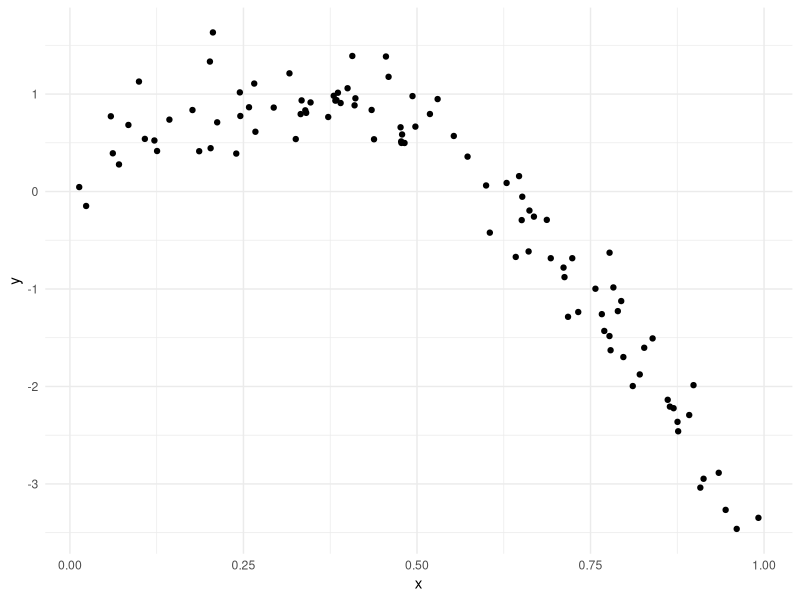
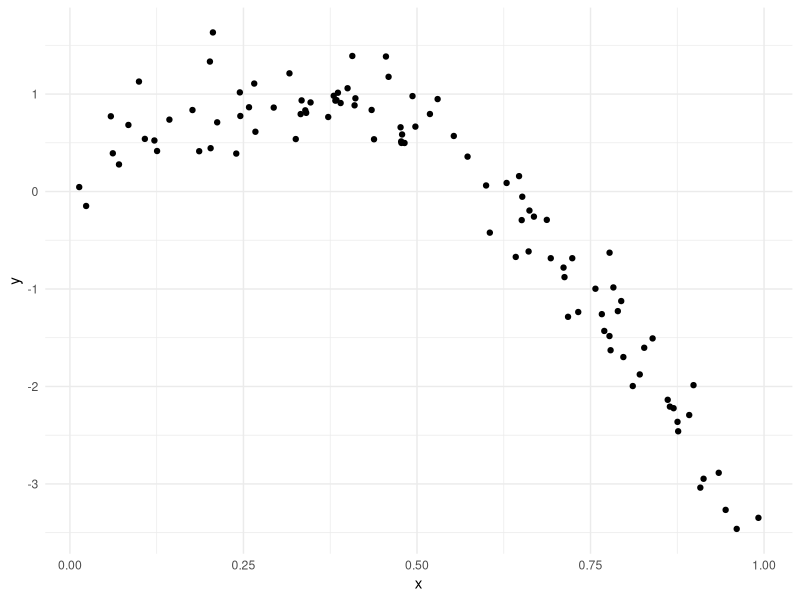
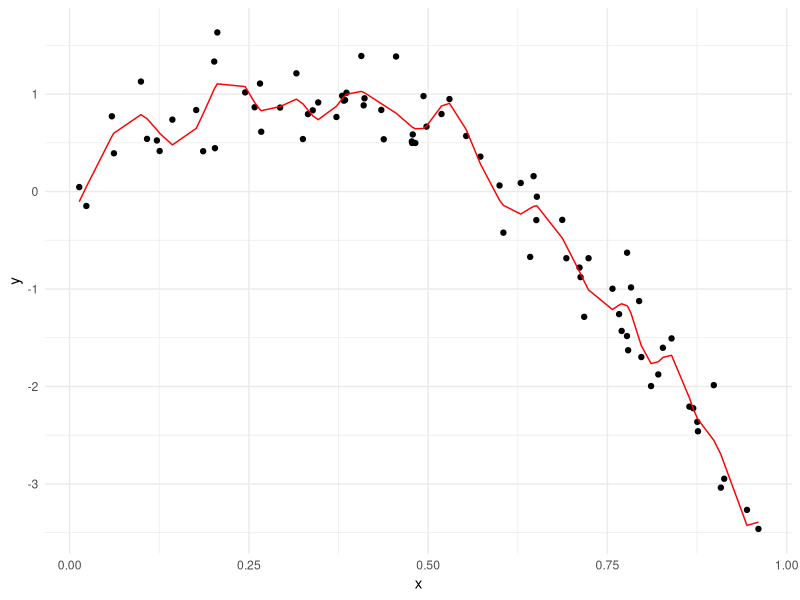
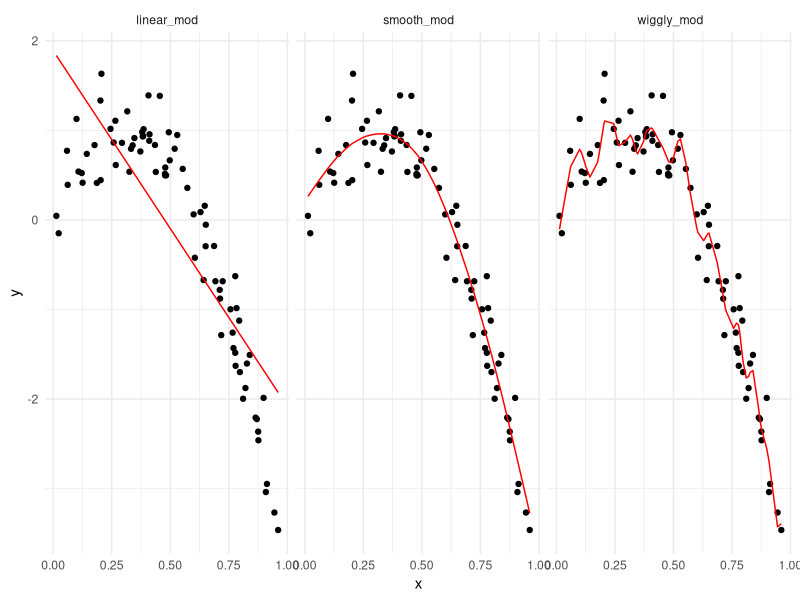
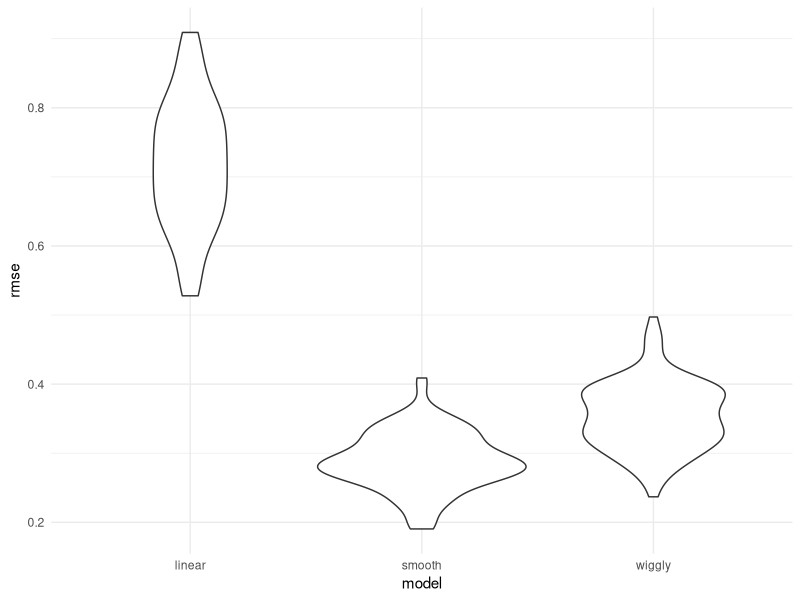

Here is the R script that generated these plots, in order:
## ---- chunk 1
library(tidyverse)
library(modelr)
library(mgcv)

knitr::opts_chunk$set(
  fig.width = 6,
  fig.asp = .6,
  out.width = "90%"
)

theme_set(theme_minimal() + theme(legend.position = "bottom"))

options(
  ggplot2.continuous.colour = "viridis",
  ggplot2.continuous.fill = "viridis"
)


scale_colour_discrete = scale_color_viridis_d
scale_fill_discrete = scale_fill_viridis_d

set.seed(1)
## ---- chunk 2
nonlin_df = 
  tibble(
    id = 1:100,
    x = runif(100, 0, 1),
    y = 1 - 10 * (x - .3) ^ 2 + rnorm(100, 0, .3)
  )

nonlin_df %>% 
  ggplot(aes(x = x, y = y)) + 
  geom_point()
## ---- chunk 3
nonlin_df %>% 
  ggplot(aes(x = x, y = y)) +
  geom_point()
## ---- chunk 4
train_df = sample_n(nonlin_df, size = 80)
test_df = anti_join(nonlin_df, train_df, by = "id")
## ---- chunk 5
linear_mod = lm(y ~ x, data = train_df)
smooth_mod = gam(y ~ s(x), data = train_df)
wiggly_mod = gam(y ~ s(x, k = 30), sp = 10e-6, data = train_df)
## ---- chunk 6
train_df %>% 
  add_predictions(wiggly_mod) %>% 
  ggplot(aes(x = x, y = y)) +
  geom_point() +
  geom_line(aes(y = pred), color = "red")
## ---- chunk 7
train_df %>% 
  gather_predictions(linear_mod, smooth_mod, wiggly_mod) %>% 
  ggplot(aes(x = x, y = y)) +
  geom_point() +
  geom_line(aes(y = pred), color = "red") +
  facet_grid(. ~ model)
## ---- chunk 8
rmse(linear_mod, test_df)
rmse(smooth_mod, test_df)
rmse(wiggly_mod, test_df)
## ---- chunk 9
cv_df = 
  crossv_mc(nonlin_df, 100)
## ---- chunk 10
cv_df %>% pull(train) %>% .[[1]] %>% as.tibble()
cv_df %>% pull(test) %>% .[[1]] %>% as.tibble()
## ---- chunk 11
cv_df =
  cv_df %>% 
  mutate(
    train = map(train, as_tibble),
    test = map(test, as_tibble)
  )
## ---- chunk 12
cv_df = 
  cv_df %>% 
  mutate(
    linear_mod = map(.x = train, ~lm(y ~ x, data = .x)),
    smooth_mod = map(.x = train, ~gam(y ~ s(x), data = .x)),
    wiggly_mod = map(.x = train, ~gam(y ~ s(x, k = 30), sp = 10e-6, data = .x))
  ) %>% 
  mutate(
    rmse_linear = map2_dbl(.x = linear_mod, .y = test, ~rmse(model = .x, data = .y)),
    rmse_smooth = map2_dbl(.x = smooth_mod, .y = test, ~rmse(model = .x, data = .y)),
    rmse_wiggly = map2_dbl(.x = wiggly_mod, .y = test, ~rmse(model = .x, data = .y))
  )
## ---- chunk 13
cv_df %>% 
  select(starts_with("rmse")) %>% 
  pivot_longer(
    everything(),
    names_to = "model",
    values_to = "rmse",
    names_prefix = "rmse_"
  ) %>% 
  ggplot(aes(x = model, y = rmse)) +
  geom_violin()
## ---- chunk 14
cv_df %>% 
  select(starts_with("rmse")) %>% 
  pivot_longer(
    everything(),
    names_to = "model",
    values_to = "rmse",
    names_prefix = "rmse_"
  ) %>% 
  group_by(model) %>% 
  summarize(avg_rmse = mean(rmse))
